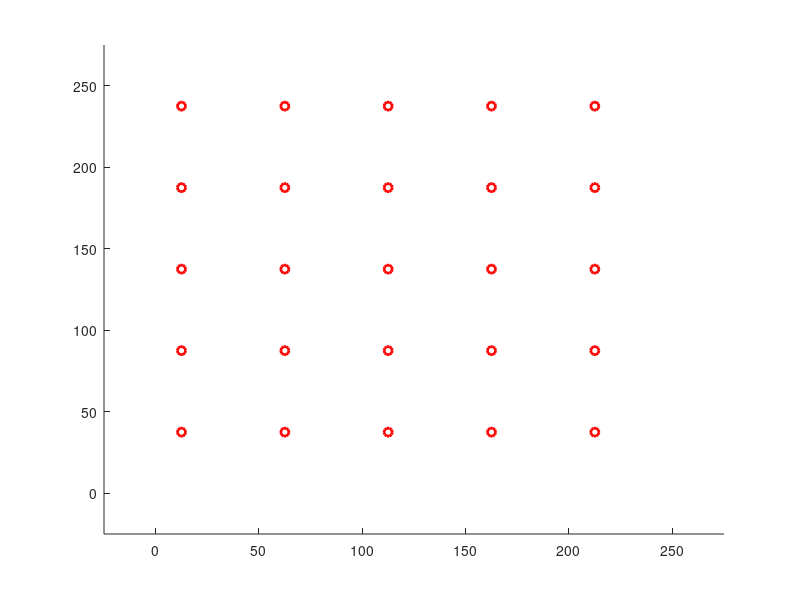

Here is the MATLAB script that generated this plot: (Note: this script raises an error after producing the figure.)
%% Variable Setup
grid_size = [10 10];
grid_w = 25;
max_step = 20000;
tol_wp = 7;
tol_transform = pi/50;
tol_heading = pi/7;

cvg_sample_side = [10 10];

Algorithm = 'square_waypoint';
is_coverage_map = true;
is_heading_correction = true;

robot_weight = [1.5 1.5 1.5 1.5];
robot_Form = 2;

time_interval = 3;

Dy_angv_transform = pi/10;



time_pause = time_interval/50;




pos_uwb_offset = [25 25];
pos_uwb_raw =  zeros(2, max_step);
pos_uwb = zeros(2, max_step);

pos_center = zeros(4, 2, max_step);

heading = zeros(4, max_step);

heading = [0 0 pi pi];

Grid_setup = zeros(grid_size(1),  grid_size(2));
Grid_current =  zeros(grid_size(1),  grid_size(2), max_step);
Grid_visited =  zeros(grid_size(1),  grid_size(2), max_step);

Dy_force = zeros(4, 2, max_step);
Dy_a = zeros(4, 2, max_step);
Dy_v = zeros(4, 2, max_step);

%Wp = [100 200; 225 40; 50 170];
Wp = [];
wp_current = 1;
Circle_Wp = [];

is_rotating = false;

Line_Robot = [];
Line_Robot_area = [];
Line_Border = [];
loc_center = [0 0];

RobotConfig(:, :, 1) = [1 0; 0 0; -1 0; -2 0]; 
RobotConfig(:, :, 2) = [1 0; 0 0; 0 1; 1 1]; 
RobotConfig(:, :, 3) = [1 0; 0 0; -1 0; -1 -1]; 
RobotConfig(:, :, 4) = [0 1; 0 0; -1 0; -2 0]; 
RobotConfig(:, :, 5) = [1 -1; 0 0; 1 0; 2 0]; 
RobotConfig(:, :, 6) = [1 0; 0 0; 1 0; 2 0]; 
RobotConfig(:, :, 7) = [1 0; 0 0; 1 0; 2 0]; 

RobotShapes = [0 0 0 0 ;
                        0 0 pi pi;
                        0 0 0 -pi;
                        pi 0 0 0;
                        pi/2 0 pi pi*3/4
                        pi 0 0 pi
                        pi 0 pi pi*3/4];

Cvg = [];
count_cvg_point = 0;
cvg_sample_w = grid_w*[grid_size(1)/cvg_sample_side(1) grid_size(2)/cvg_sample_side(2)];
for idxx = 1:(cvg_sample_side(2)+1)
    for idxy = 1:(cvg_sample_side(1)+1)
        Cvg = [Cvg; cvg_sample_w(1)*(idxy-1) cvg_sample_w(2)*(idxx-1) 0];
    end
end


grid_dhw = sqrt(2) / 2 * grid_w;

    for idx = 1: 10
        if (mod(idx, 4) == 1)
            Wp = [Wp; 0.5*grid_w  (idx+0.5)*grid_w 2];
            Wp = [Wp; (0.5+(grid_size(2)-2)*1/4.0)*grid_w  (idx+0.5)*grid_w 2];
            Wp = [Wp; (0.5+(grid_size(2)-2)*2/4.0)*grid_w  (idx+0.5)*grid_w 2];
            Wp = [Wp; (0.5+(grid_size(2)-2)*3/4.0)*grid_w  (idx+0.5)*grid_w 2];
        end
        if (mod(idx, 4) == 2)
            Wp = [Wp; (grid_size(2) - 1.5)*grid_w  (idx-0.5)*grid_w 2];
        end
        if (mod(idx, 4) == 3)
            Wp = [Wp; (grid_size(2) - 1.5)*grid_w (idx+0.5)*grid_w 3];
            Wp = [Wp; (grid_size(2) - 1.5 - (grid_size(2)-2)*1/4.0)*grid_w  (idx+0.5)*grid_w 3];
            Wp = [Wp; (grid_size(2) - 1.5 - (grid_size(2)-2)*2/4.0)*grid_w  (idx+0.5)*grid_w 3];
            Wp = [Wp; (grid_size(2) - 1.5 - (grid_size(2)-2)*3/4.0)*grid_w  (idx+0.5)*grid_w 3];
        end
        if (mod(idx, 4) == 0)
            Wp = [Wp; 0.5*grid_w  (idx-0.5)*grid_w 3];
        end
    end
    

%% DRAW MAP!
figure(1)
axis([-grid_w grid_w*11 -grid_w grid_w*11])
hold on

 % Draw Waypoints
for idx = 1: size(Wp,1)
    Circle_Wp(idx) = plot(Wp(idx, 1), Wp(idx, 2),'Color', 'r', 'LineWidth', 2, 'Marker', 'o');
end


%% Square Waypoint  (SW)

if ( strcmp( Algorithm, 'square_waypoint'))
    
    % Algorithm Setup
    occup_start = [2 1; 1 1; 1 2; 2 2];
    
    for idx = 1: 4
        Grid_current( occup_start( idx, 1), occup_start( idx, 2), 1) = idx ;
        Grid_visited( occup_start( idx, 1), occup_start( idx, 2), 1) = 1;
    end 
    pos_uwb_raw(:, 1) = pos_uwb_offset;
    pos_uwb(:, 1) = pos_uwb_raw(:, 1);
    

    % Algorithm Main Loop
    for step = 1:max_step
        
        % Pause function
        pause(time_pause);
           
        % Robot Dynamics
        
        %for robidx = 1:4
        %Dy_v(:, :, step) = robotMovement(char_command, heading, 2);
            %Dy_force(robidx, :, step) = (Wp(wp_current, :) - pos_uwb(:,step).') / 250;
            %Dy_a(robidx, :, step) = Dy_force(robidx, :, step)  / robot_weight(robidx);
            %Dy_v(robidx, :, step+1) = Dy_v(robidx, :, step) + Dy_a(robidx, :, step) * time_interval;
        %end
       
        %pos_uwb(:, step)  
        %Wp(wp_current, :) 
        %norm(pos_uwb(:, step) - Wp(wp_current, :))

        if (norm(pos_uwb(:, step).' - Wp(wp_current, 1:2)) < tol_wp )
            delete(Circle_Wp(wp_current));
            wp_current = wp_current + 1;
        end
        
        
        is_require_transform = false;
        for rbtidx = 1:4
            if abs(heading(rbtidx) - RobotShapes(Wp(wp_current, 3),rbtidx)) > tol_transform
                is_require_transform = true;
            end
        end
        
        if (robot_Form ~= Wp(wp_current, 3) && is_require_transform)
            is_transforming = true;
        else 
            robot_Form = Wp(wp_current, 3);
            is_transforming = false;
        end
        
        if (is_transforming)
            heading = robotTransformation(Wp(wp_current, 3), heading, RobotShapes, tol_transform, Dy_angv_transform);
            pos_uwb(:, step+1) = pos_uwb(:, step);
        elseif (heading(2) > tol_heading && is_heading_correction ) 
            [Dy_v(:, :, step), heading] = robotMovement('l', heading, 0);
            pos_uwb(:, step+1) = pos_uwb(:, step);
        elseif (heading(2) < - tol_heading && is_heading_correction) 
            [Dy_v(:, :, step), heading]  = robotMovement('r', heading, 0);
            pos_uwb(:, step+1) = pos_uwb(:, step);
        else
             if abs(Wp(wp_current, 1) - pos_uwb(1,step)) > abs(Wp(wp_current, 2) - pos_uwb(2,step)) 
                if Wp(wp_current, 1) - pos_uwb(1,step) > 0
                    char_command = 'R';
                else
                    char_command = 'L';
                end
            else
                if Wp(wp_current, 2) - pos_uwb(2,step) > 0
                    char_command = 'F';
                else
                    char_command = 'B';
                end
            end
            [Dy_v(:, :, step), heading]  = robotMovement(char_command, heading, 2);
            pos_uwb(:, step+1) = Dy_v(2, :, step).' * time_interval+...
                                            0.2* (pos_uwb(:, step) + rand * 10 - 5) + 0.8* pos_uwb(:, step);
           % for rbtidx = 1:4
           %     heading(rbtidx) = 0.6 * heading(rbtidx) + 0.4 * (rand - 0.5) * 0.1 ;
           % end
           %heading(2) = 0.6 * heading(2) + 0.4 * (rand - 0.5)  ;
           %heading(1) = heading(2);
           %heading(3) = heading(2);
           %heading(4) = heading(2);
        end
        
        % update uwb here
        %pos_uwb(1, step+1) = pos_uwb(1, step) + (1+ 0.1* step)* sin(step / 5);
        %pos_uwb(2, step+1) = pos_uwb(2, step) + (1+ 0.08* step)* cos(step / 5);
        
        % calibrate pos here
        pos_x = pos_uwb(1,step);
        pos_nx = pos_uwb(1, step+1);
        pos_y = pos_uwb(2,step);
        pos_ny = pos_uwb(2, step+1);
        
        
        % remove previous robot line plot
        if (~isempty(Line_Robot))
            delete(Line_Robot)
        end
        Line_Robot = [];
        Line_Border = [];
        
        % Draw Robot
        
        pos_center(2,:, step) = [pos_x pos_y];
        pos_center(1,:, step) =  pos_center(2,:,step) + grid_dhw* ...
                                   [sin(pi/4 - heading(2))-cos(pi/4 - heading(1)) ...
                                    -cos(pi/4 - heading(2))-sin(pi/4 - heading(1))];
        pos_center(3,:, step) =  pos_center(2,:,step) + grid_dhw* ...
                                   [cos(pi/4 - heading(2))+sin(heading(3) - pi/4) ...
                                    sin(pi/4 - heading(2))+cos(heading(3) - pi/4)];
        pos_center(4,:, step) =  pos_center(3,:,step) + grid_dhw* ...
                                   [sin(-pi/4 + heading(3))+sin(pi/4 + heading(4)) ...
                                    cos(-pi/4 + heading(3))+cos(pi/4 + heading(4))]; 
        
        pos_center(2,:, step+1) = [pos_nx pos_ny];
        pos_center(1,:, step+1) =  pos_center(2,:, step+1) + grid_dhw* ...
                                   [sin(pi/4 - heading(2))-cos(pi/4 - heading(1)) ...
                                    -cos(pi/4 - heading(2))-sin(pi/4 - heading(1))];
        pos_center(3,:, step+1) =  pos_center(2,:, step+1) + grid_dhw* ...
                                   [cos(pi/4 - heading(2))+sin(heading(3) - pi/4) ...
                                    sin(pi/4 - heading(2))+cos(heading(3) - pi/4)];
        pos_center(4,:, step+1) =  pos_center(3,:,step+1)  + grid_dhw* ...
                                   [sin(-pi/4 + heading(3))+sin(pi/4 + heading(4)) ...
                                    cos(-pi/4 + heading(3))+cos(pi/4 + heading(4))]; 
        

        
        % plot robot BG
        if (is_coverage_map == 1)
            for robidx = 1:4
            Line_Robot(robidx,1) = line([pos_center(robidx, 1, step)+grid_dhw*cos(pi/4 - heading(robidx)) ...
                                                     pos_center(robidx, 1, step)+grid_dhw*sin(pi/4 - heading(robidx))], ...
                                                    [pos_center(robidx, 2, step)+grid_dhw*sin(pi/4 -  heading(robidx)) ...
                                                     pos_center(robidx, 2, step)+grid_dhw*-cos(pi/4 -  heading(robidx))], 'Color', 'yellow', 'LineWidth', 2);
            Line_Robot(robidx,2) = line([pos_center(robidx, 1, step)+grid_dhw*cos(pi/4 -  heading(robidx))... 
                                                     pos_center(robidx, 1, step)+grid_dhw*-sin(pi/4 -  heading(robidx))], ...
                                                    [ pos_center(robidx, 2, step)+grid_dhw*sin(pi/4 -  heading(robidx))...
                                                      pos_center(robidx, 2, step)+grid_dhw*cos(pi/4 -  heading(robidx))], 'Color', 'yellow', 'LineWidth', 2);
            Line_Robot(robidx,3) = line([pos_center(robidx, 1, step)+grid_dhw*-cos(pi/4 -  heading(robidx)) ...
                                                     pos_center(robidx, 1, step)+grid_dhw*-sin(pi/4 -  heading(robidx))], ...
                                                    [ pos_center(robidx, 2, step)+grid_dhw*-sin(pi/4 -  heading(robidx)) ...
                                                      pos_center(robidx, 2, step)+grid_dhw*cos(pi/4 -  heading(robidx))], 'Color', 'yellow', 'LineWidth', 2);
            Line_Robot(robidx,4) = line([pos_center(robidx, 1, step)+grid_dhw*-cos(pi/4 -  heading(robidx)) ...
                                                     pos_center(robidx, 1, step)+grid_dhw*sin(pi/4 -  heading(robidx))], ...
                                                    [ pos_center(robidx, 2, step)+grid_dhw*-sin(pi/4 -  heading(robidx))...
                                                      pos_center(robidx, 2, step)+grid_dhw*-cos(pi/4 -  heading(robidx))], 'Color', 'yellow', 'LineWidth', 2);
        
             end
        end
            
        % Draw Outer Border
        Line_Border(1) = line([0 0], [0 grid_w*grid_size(1)], 'Color', 'black', 'LineWidth', 2);
        Line_Border(2) =line([0 grid_w*grid_size(2)], [0 0], 'Color', 'black', 'LineWidth', 2);
        Line_Border(3) =line([grid_w*grid_size(2) grid_w*grid_size(1)], [0 grid_w*grid_size(1)], 'Color', 'black', 'LineWidth', 2);
        Line_Border(4) =line([grid_w*grid_size(2) 0], [grid_w*grid_size(2) grid_w*grid_size(1)], 'Color', 'black', 'LineWidth', 2);
        

        % Draw Robot Outline
        for robidx = 1:4
            %line([pos_center(robidx,1,step) pos_center(robidx,1,step+1)], [pos_center(robidx,2,step) pos_center(robidx,2,step+1)])  
            Line_Robot(robidx,1) = line([pos_center(robidx, 1, step)+grid_dhw*cos(pi/4 - heading(robidx)) ...
                                                     pos_center(robidx, 1, step)+grid_dhw*sin(pi/4 - heading(robidx))], ...
                                                    [pos_center(robidx, 2, step)+grid_dhw*sin(pi/4 -  heading(robidx)) ...
                                                     pos_center(robidx, 2, step)+grid_dhw*-cos(pi/4 -  heading(robidx))], 'Color', 'green', 'LineWidth', 1);
            Line_Robot(robidx,2) = line([pos_center(robidx, 1, step)+grid_dhw*cos(pi/4 -  heading(robidx))... 
                                                     pos_center(robidx, 1, step)+grid_dhw*-sin(pi/4 -  heading(robidx))], ...
                                                    [ pos_center(robidx, 2, step)+grid_dhw*sin(pi/4 -  heading(robidx))...
                                                      pos_center(robidx, 2, step)+grid_dhw*cos(pi/4 -  heading(robidx))], 'Color', 'green', 'LineWidth', 1);
            Line_Robot(robidx,3) = line([pos_center(robidx, 1, step)+grid_dhw*-cos(pi/4 -  heading(robidx)) ...
                                                     pos_center(robidx, 1, step)+grid_dhw*-sin(pi/4 -  heading(robidx))], ...
                                                    [ pos_center(robidx, 2, step)+grid_dhw*-sin(pi/4 -  heading(robidx)) ...
                                                      pos_center(robidx, 2, step)+grid_dhw*cos(pi/4 -  heading(robidx))], 'Color', 'green', 'LineWidth', 1);
            Line_Robot(robidx,4) = line([pos_center(robidx, 1, step)+grid_dhw*-cos(pi/4 -  heading(robidx)) ...
                                                     pos_center(robidx, 1, step)+grid_dhw*sin(pi/4 -  heading(robidx))], ...
                                                    [ pos_center(robidx, 2, step)+grid_dhw*-sin(pi/4 -  heading(robidx))...
                                                      pos_center(robidx, 2, step)+grid_dhw*-cos(pi/4 -  heading(robidx))], 'Color', 'green', 'LineWidth', 1);   
        end
        
        for cvg_idx = 1: numel(Cvg(:, 1))
            if (Cvg(cvg_idx, 3) == 0)
                for robidx = 1:4
                    tri1_x = [pos_center(robidx, 1, step)+grid_dhw*cos(pi/4 - heading(robidx)) ...
                                  pos_center(robidx, 1, step)+grid_dhw*sin(pi/4 - heading(robidx)) ...
                                  Cvg(cvg_idx, 1)];
                    tri1_y = [pos_center(robidx, 2, step)+grid_dhw*sin(pi/4 -  heading(robidx))  ...
                                  pos_center(robidx, 2, step)+grid_dhw*-cos(pi/4 -  heading(robidx)) ...
                                  Cvg(cvg_idx, 2)];
                    area1 = polyarea(tri1_x,tri1_y);
                    tri2_x = [pos_center(robidx, 1, step)+grid_dhw*cos(pi/4 -  heading(robidx)) ...
                                  pos_center(robidx, 1, step)+grid_dhw*-sin(pi/4 -  heading(robidx)) ...
                                  Cvg(cvg_idx, 1)];
                    tri2_y = [pos_center(robidx, 2, step)+grid_dhw*sin(pi/4 -  heading(robidx))  ...
                                  pos_center(robidx, 2, step)+grid_dhw*cos(pi/4 -  heading(robidx)) ...
                                  Cvg(cvg_idx, 2)];
                    area2 = polyarea(tri1_x,tri1_y);
                    tri3_x = [pos_center(robidx, 1, step)+grid_dhw*-cos(pi/4 -  heading(robidx)) ...
                                  pos_center(robidx, 1, step)+grid_dhw*-sin(pi/4 - heading(robidx)) ...
                                  Cvg(cvg_idx, 1)];
                    tri3_y = [pos_center(robidx, 2, step)+grid_dhw*-sin(pi/4 -  heading(robidx))  ...
                                  pos_center(robidx, 2, step)+grid_dhw*cos(pi/4 -  heading(robidx)) ...
                                  Cvg(cvg_idx, 2)];
                    area3 = polyarea(tri3_x,tri3_y);
                    tri4_x = [pos_center(robidx, 1, step)+grid_dhw*-cos(pi/4 -  heading(robidx)) ...
                                  pos_center(robidx, 1, step)+grid_dhw*sin(pi/4 -  heading(robidx)) ...
                                  Cvg(cvg_idx, 1)];
                    tri4_y = [pos_center(robidx, 2, step)+grid_dhw*-sin(pi/4 -  heading(robidx)) ...
                                  pos_center(robidx, 2, step)+grid_dhw*-cos(pi/4 -  heading(robidx)) ...
                                  Cvg(cvg_idx, 2)];
                    area4 =  polyarea(tri4_x,tri4_y);
                    if area1 + area2 + area3 + area4 <= grid_w* grid_w + 0.1
                        Cvg(cvg_idx,3) = 1;
                        count_cvg_point = count_cvg_point+1;
                    end
                end
            end
        end
        count_cvg_point/ numel(Cvg(:, 1))
        
        % Draw Robot Center
        line([pos_x pos_nx], [pos_y pos_ny])
        
    end
end
